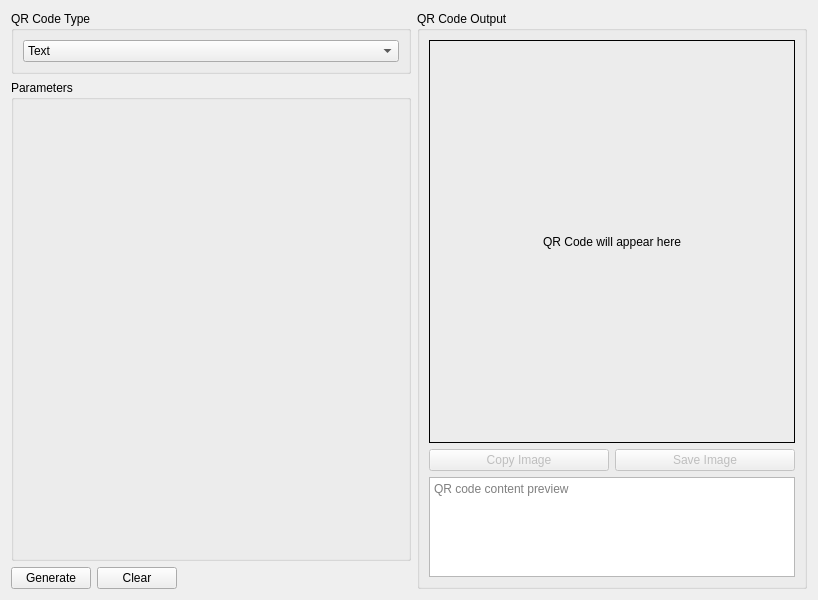
<?xml version="1.0" encoding="UTF-8"?>
<ui version="4.0">
 <class>QRCodeGenerationGUI</class>
 <widget class="QWidget" name="QRCodeGenerationGUI">
  <property name="geometry">
   <rect>
    <x>0</x>
    <y>0</y>
    <width>818</width>
    <height>600</height>
   </rect>
  </property>
  <property name="windowTitle">
   <string>QR Code Generation</string>
  </property>
  <layout class="QHBoxLayout" name="horizontalLayout_main">
   <item>
    <layout class="QVBoxLayout" name="verticalLayout_left">
     <item>
      <widget class="QGroupBox" name="categoryGroupBox">
       <property name="minimumSize">
        <size>
         <width>400</width>
         <height>0</height>
        </size>
       </property>
       <property name="maximumSize">
        <size>
         <width>800</width>
         <height>600</height>
        </size>
       </property>
       <property name="title">
        <string>QR Code Type</string>
       </property>
       <layout class="QVBoxLayout" name="verticalLayout_category">
        <item>
         <widget class="QComboBox" name="categoryComboBox">
          <item>
           <property name="text">
            <string>Text</string>
           </property>
          </item>
          <item>
           <property name="text">
            <string>URL</string>
           </property>
          </item>
          <item>
           <property name="text">
            <string>Email</string>
           </property>
          </item>
          <item>
           <property name="text">
            <string>Phone Number</string>
           </property>
          </item>
          <item>
           <property name="text">
            <string>SMS</string>
           </property>
          </item>
          <item>
           <property name="text">
            <string>WiFi Network</string>
           </property>
          </item>
          <item>
           <property name="text">
            <string>Contact (vCard)</string>
           </property>
          </item>
          <item>
           <property name="text">
            <string>Calendar Event</string>
           </property>
          </item>
          <item>
           <property name="text">
            <string>Geo Location</string>
           </property>
          </item>
         </widget>
        </item>
       </layout>
      </widget>
     </item>
     <item>
      <widget class="QGroupBox" name="parametersGroupBox">
       <property name="minimumSize">
        <size>
         <width>400</width>
         <height>300</height>
        </size>
       </property>
       <property name="maximumSize">
        <size>
         <width>800</width>
         <height>600</height>
        </size>
       </property>
       <property name="title">
        <string>Parameters</string>
       </property>
       <layout class="QVBoxLayout" name="verticalLayout_params">
        <item>
         <widget class="QStackedWidget" name="parameterStackedWidget">
          <property name="currentIndex">
           <number>0</number>
          </property>
          <widget class="QWidget" name="emptyPage"/>
         </widget>
        </item>
       </layout>
      </widget>
     </item>
     <item>
      <layout class="QHBoxLayout" name="buttonLayout">
       <item>
        <widget class="QPushButton" name="generateButton">
         <property name="text">
          <string>Generate</string>
         </property>
        </widget>
       </item>
       <item>
        <widget class="QPushButton" name="clearButton">
         <property name="text">
          <string>Clear</string>
         </property>
        </widget>
       </item>
       <item>
        <spacer name="horizontalSpacer">
         <property name="orientation">
          <enum>Qt::Orientation::Horizontal</enum>
         </property>
         <property name="sizeHint" stdset="0">
          <size>
           <width>40</width>
           <height>20</height>
          </size>
         </property>
        </spacer>
       </item>
      </layout>
     </item>
    </layout>
   </item>
   <item>
    <layout class="QVBoxLayout" name="verticalLayout_right">
     <item>
      <widget class="QGroupBox" name="outputGroupBox">
       <property name="title">
        <string>QR Code Output</string>
       </property>
       <layout class="QVBoxLayout" name="verticalLayout_output">
        <item>
         <widget class="QLabel" name="qrCodeLabel">
          <property name="minimumSize">
           <size>
            <width>350</width>
            <height>350</height>
           </size>
          </property>
          <property name="frameShape">
           <enum>QFrame::Shape::Box</enum>
          </property>
          <property name="text">
           <string>QR Code will appear here</string>
          </property>
          <property name="alignment">
           <set>Qt::AlignmentFlag::AlignCenter</set>
          </property>
         </widget>
        </item>
        <item>
         <layout class="QHBoxLayout" name="outputButtonLayout">
          <item>
           <widget class="QPushButton" name="copyButton">
            <property name="enabled">
             <bool>false</bool>
            </property>
            <property name="text">
             <string>Copy Image</string>
            </property>
           </widget>
          </item>
          <item>
           <widget class="QPushButton" name="saveButton">
            <property name="enabled">
             <bool>false</bool>
            </property>
            <property name="text">
             <string>Save Image</string>
            </property>
           </widget>
          </item>
         </layout>
        </item>
        <item>
         <widget class="QTextEdit" name="contentPreviewEdit">
          <property name="maximumSize">
           <size>
            <width>16777215</width>
            <height>100</height>
           </size>
          </property>
          <property name="readOnly">
           <bool>true</bool>
          </property>
          <property name="placeholderText">
           <string>QR code content preview</string>
          </property>
         </widget>
        </item>
       </layout>
      </widget>
     </item>
    </layout>
   </item>
  </layout>
 </widget>
 <resources/>
 <connections/>
</ui>
